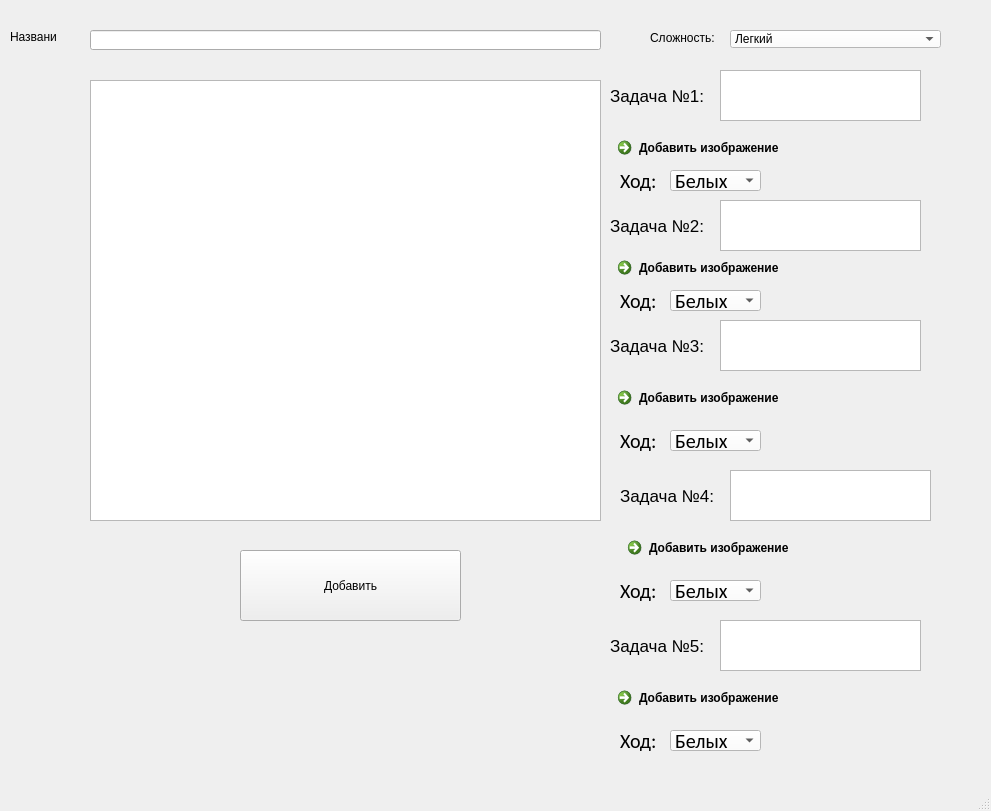
<?xml version="1.0" encoding="UTF-8"?>
<ui version="4.0">
 <class>MainWindow</class>
 <widget class="QMainWindow" name="MainWindow">
  <property name="geometry">
   <rect>
    <x>0</x>
    <y>0</y>
    <width>991</width>
    <height>811</height>
   </rect>
  </property>
  <property name="windowTitle">
   <string>MainWindow</string>
  </property>
  <widget class="QWidget" name="centralwidget">
   <widget class="QLineEdit" name="name">
    <property name="geometry">
     <rect>
      <x>90</x>
      <y>30</y>
      <width>511</width>
      <height>20</height>
     </rect>
    </property>
   </widget>
   <widget class="QLabel" name="label">
    <property name="geometry">
     <rect>
      <x>10</x>
      <y>30</y>
      <width>47</width>
      <height>13</height>
     </rect>
    </property>
    <property name="text">
     <string>Название</string>
    </property>
   </widget>
   <widget class="QTextEdit" name="info">
    <property name="geometry">
     <rect>
      <x>90</x>
      <y>80</y>
      <width>511</width>
      <height>441</height>
     </rect>
    </property>
   </widget>
   <widget class="QComboBox" name="diff">
    <property name="geometry">
     <rect>
      <x>730</x>
      <y>30</y>
      <width>211</width>
      <height>18</height>
     </rect>
    </property>
    <property name="font">
     <font>
      <family>Yu Gothic UI</family>
     </font>
    </property>
    <property name="styleSheet">
     <string notr="true">background-color: rgb(255, 255, 255);</string>
    </property>
    <item>
     <property name="text">
      <string>Легкий</string>
     </property>
    </item>
    <item>
     <property name="text">
      <string>Нормальный</string>
     </property>
    </item>
    <item>
     <property name="text">
      <string>Сложный</string>
     </property>
    </item>
   </widget>
   <widget class="QLabel" name="label_2">
    <property name="geometry">
     <rect>
      <x>650</x>
      <y>30</y>
      <width>71</width>
      <height>16</height>
     </rect>
    </property>
    <property name="text">
     <string>Сложность:</string>
    </property>
   </widget>
   <widget class="QTextEdit" name="xod1">
    <property name="enabled">
     <bool>true</bool>
    </property>
    <property name="geometry">
     <rect>
      <x>720</x>
      <y>70</y>
      <width>201</width>
      <height>51</height>
     </rect>
    </property>
    <property name="html">
     <string>&lt;!DOCTYPE HTML PUBLIC &quot;-//W3C//DTD HTML 4.0//EN&quot; &quot;http://www.w3.org/TR/REC-html40/strict.dtd&quot;&gt;
&lt;html&gt;&lt;head&gt;&lt;meta name=&quot;qrichtext&quot; content=&quot;1&quot; /&gt;&lt;style type=&quot;text/css&quot;&gt;
p, li { white-space: pre-wrap; }
&lt;/style&gt;&lt;/head&gt;&lt;body style=&quot; font-family:'MS Shell Dlg 2'; font-size:8.25pt; font-weight:400; font-style:normal;&quot;&gt;
&lt;p style=&quot;-qt-paragraph-type:empty; margin-top:0px; margin-bottom:0px; margin-left:0px; margin-right:0px; -qt-block-indent:0; text-indent:0px;&quot;&gt;&lt;br /&gt;&lt;/p&gt;&lt;/body&gt;&lt;/html&gt;</string>
    </property>
   </widget>
   <widget class="QCommandLinkButton" name="commandLinkButton">
    <property name="geometry">
     <rect>
      <x>610</x>
      <y>130</y>
      <width>261</width>
      <height>41</height>
     </rect>
    </property>
    <property name="text">
     <string>Добавить изображение</string>
    </property>
    <property name="icon">
     <iconset>
      <normaloff>plus.png</normaloff>plus.png</iconset>
    </property>
    <property name="iconSize">
     <size>
      <width>50</width>
      <height>50</height>
     </size>
    </property>
   </widget>
   <widget class="QLabel" name="label_3">
    <property name="geometry">
     <rect>
      <x>610</x>
      <y>80</y>
      <width>111</width>
      <height>31</height>
     </rect>
    </property>
    <property name="font">
     <font>
      <pointsize>13</pointsize>
     </font>
    </property>
    <property name="text">
     <string>Задача №1:</string>
    </property>
   </widget>
   <widget class="QTextEdit" name="xod2">
    <property name="enabled">
     <bool>true</bool>
    </property>
    <property name="geometry">
     <rect>
      <x>720</x>
      <y>200</y>
      <width>201</width>
      <height>51</height>
     </rect>
    </property>
    <property name="html">
     <string>&lt;!DOCTYPE HTML PUBLIC &quot;-//W3C//DTD HTML 4.0//EN&quot; &quot;http://www.w3.org/TR/REC-html40/strict.dtd&quot;&gt;
&lt;html&gt;&lt;head&gt;&lt;meta name=&quot;qrichtext&quot; content=&quot;1&quot; /&gt;&lt;style type=&quot;text/css&quot;&gt;
p, li { white-space: pre-wrap; }
&lt;/style&gt;&lt;/head&gt;&lt;body style=&quot; font-family:'MS Shell Dlg 2'; font-size:8.25pt; font-weight:400; font-style:normal;&quot;&gt;
&lt;p style=&quot;-qt-paragraph-type:empty; margin-top:0px; margin-bottom:0px; margin-left:0px; margin-right:0px; -qt-block-indent:0; text-indent:0px;&quot;&gt;&lt;br /&gt;&lt;/p&gt;&lt;/body&gt;&lt;/html&gt;</string>
    </property>
   </widget>
   <widget class="QLabel" name="label_4">
    <property name="geometry">
     <rect>
      <x>610</x>
      <y>210</y>
      <width>111</width>
      <height>31</height>
     </rect>
    </property>
    <property name="font">
     <font>
      <pointsize>13</pointsize>
     </font>
    </property>
    <property name="text">
     <string>Задача №2:</string>
    </property>
   </widget>
   <widget class="QCommandLinkButton" name="commandLinkButton_2">
    <property name="geometry">
     <rect>
      <x>610</x>
      <y>250</y>
      <width>261</width>
      <height>41</height>
     </rect>
    </property>
    <property name="text">
     <string>Добавить изображение</string>
    </property>
    <property name="icon">
     <iconset>
      <normaloff>plus.png</normaloff>plus.png</iconset>
    </property>
    <property name="iconSize">
     <size>
      <width>50</width>
      <height>50</height>
     </size>
    </property>
   </widget>
   <widget class="QTextEdit" name="xod3">
    <property name="enabled">
     <bool>true</bool>
    </property>
    <property name="geometry">
     <rect>
      <x>720</x>
      <y>320</y>
      <width>201</width>
      <height>51</height>
     </rect>
    </property>
    <property name="html">
     <string>&lt;!DOCTYPE HTML PUBLIC &quot;-//W3C//DTD HTML 4.0//EN&quot; &quot;http://www.w3.org/TR/REC-html40/strict.dtd&quot;&gt;
&lt;html&gt;&lt;head&gt;&lt;meta name=&quot;qrichtext&quot; content=&quot;1&quot; /&gt;&lt;style type=&quot;text/css&quot;&gt;
p, li { white-space: pre-wrap; }
&lt;/style&gt;&lt;/head&gt;&lt;body style=&quot; font-family:'MS Shell Dlg 2'; font-size:8.25pt; font-weight:400; font-style:normal;&quot;&gt;
&lt;p style=&quot;-qt-paragraph-type:empty; margin-top:0px; margin-bottom:0px; margin-left:0px; margin-right:0px; -qt-block-indent:0; text-indent:0px;&quot;&gt;&lt;br /&gt;&lt;/p&gt;&lt;/body&gt;&lt;/html&gt;</string>
    </property>
   </widget>
   <widget class="QLabel" name="label_5">
    <property name="geometry">
     <rect>
      <x>610</x>
      <y>330</y>
      <width>111</width>
      <height>31</height>
     </rect>
    </property>
    <property name="font">
     <font>
      <pointsize>13</pointsize>
     </font>
    </property>
    <property name="text">
     <string>Задача №3:</string>
    </property>
   </widget>
   <widget class="QCommandLinkButton" name="commandLinkButton_3">
    <property name="geometry">
     <rect>
      <x>610</x>
      <y>380</y>
      <width>261</width>
      <height>41</height>
     </rect>
    </property>
    <property name="text">
     <string>Добавить изображение</string>
    </property>
    <property name="icon">
     <iconset>
      <normaloff>plus.png</normaloff>plus.png</iconset>
    </property>
    <property name="iconSize">
     <size>
      <width>50</width>
      <height>50</height>
     </size>
    </property>
   </widget>
   <widget class="QTextEdit" name="xod4">
    <property name="enabled">
     <bool>true</bool>
    </property>
    <property name="geometry">
     <rect>
      <x>730</x>
      <y>470</y>
      <width>201</width>
      <height>51</height>
     </rect>
    </property>
    <property name="html">
     <string>&lt;!DOCTYPE HTML PUBLIC &quot;-//W3C//DTD HTML 4.0//EN&quot; &quot;http://www.w3.org/TR/REC-html40/strict.dtd&quot;&gt;
&lt;html&gt;&lt;head&gt;&lt;meta name=&quot;qrichtext&quot; content=&quot;1&quot; /&gt;&lt;style type=&quot;text/css&quot;&gt;
p, li { white-space: pre-wrap; }
&lt;/style&gt;&lt;/head&gt;&lt;body style=&quot; font-family:'MS Shell Dlg 2'; font-size:8.25pt; font-weight:400; font-style:normal;&quot;&gt;
&lt;p style=&quot;-qt-paragraph-type:empty; margin-top:0px; margin-bottom:0px; margin-left:0px; margin-right:0px; -qt-block-indent:0; text-indent:0px;&quot;&gt;&lt;br /&gt;&lt;/p&gt;&lt;/body&gt;&lt;/html&gt;</string>
    </property>
   </widget>
   <widget class="QLabel" name="label_6">
    <property name="geometry">
     <rect>
      <x>620</x>
      <y>480</y>
      <width>111</width>
      <height>31</height>
     </rect>
    </property>
    <property name="font">
     <font>
      <pointsize>13</pointsize>
     </font>
    </property>
    <property name="text">
     <string>Задача №4:</string>
    </property>
   </widget>
   <widget class="QTextEdit" name="xod5">
    <property name="enabled">
     <bool>true</bool>
    </property>
    <property name="geometry">
     <rect>
      <x>720</x>
      <y>620</y>
      <width>201</width>
      <height>51</height>
     </rect>
    </property>
    <property name="html">
     <string>&lt;!DOCTYPE HTML PUBLIC &quot;-//W3C//DTD HTML 4.0//EN&quot; &quot;http://www.w3.org/TR/REC-html40/strict.dtd&quot;&gt;
&lt;html&gt;&lt;head&gt;&lt;meta name=&quot;qrichtext&quot; content=&quot;1&quot; /&gt;&lt;style type=&quot;text/css&quot;&gt;
p, li { white-space: pre-wrap; }
&lt;/style&gt;&lt;/head&gt;&lt;body style=&quot; font-family:'MS Shell Dlg 2'; font-size:8.25pt; font-weight:400; font-style:normal;&quot;&gt;
&lt;p style=&quot;-qt-paragraph-type:empty; margin-top:0px; margin-bottom:0px; margin-left:0px; margin-right:0px; -qt-block-indent:0; text-indent:0px;&quot;&gt;&lt;br /&gt;&lt;/p&gt;&lt;/body&gt;&lt;/html&gt;</string>
    </property>
   </widget>
   <widget class="QLabel" name="label_7">
    <property name="geometry">
     <rect>
      <x>610</x>
      <y>630</y>
      <width>111</width>
      <height>31</height>
     </rect>
    </property>
    <property name="font">
     <font>
      <pointsize>13</pointsize>
     </font>
    </property>
    <property name="text">
     <string>Задача №5:</string>
    </property>
   </widget>
   <widget class="QCommandLinkButton" name="commandLinkButton_5">
    <property name="geometry">
     <rect>
      <x>610</x>
      <y>680</y>
      <width>261</width>
      <height>41</height>
     </rect>
    </property>
    <property name="text">
     <string>Добавить изображение</string>
    </property>
    <property name="icon">
     <iconset>
      <normaloff>plus.png</normaloff>plus.png</iconset>
    </property>
    <property name="iconSize">
     <size>
      <width>50</width>
      <height>50</height>
     </size>
    </property>
   </widget>
   <widget class="QCommandLinkButton" name="commandLinkButton_4">
    <property name="geometry">
     <rect>
      <x>620</x>
      <y>530</y>
      <width>261</width>
      <height>41</height>
     </rect>
    </property>
    <property name="text">
     <string>Добавить изображение</string>
    </property>
    <property name="icon">
     <iconset>
      <normaloff>plus.png</normaloff>plus.png</iconset>
    </property>
    <property name="iconSize">
     <size>
      <width>50</width>
      <height>50</height>
     </size>
    </property>
   </widget>
   <widget class="QPushButton" name="addbtn">
    <property name="geometry">
     <rect>
      <x>240</x>
      <y>550</y>
      <width>221</width>
      <height>71</height>
     </rect>
    </property>
    <property name="text">
     <string>Добавить</string>
    </property>
   </widget>
   <widget class="QComboBox" name="cheixod2">
    <property name="geometry">
     <rect>
      <x>670</x>
      <y>290</y>
      <width>91</width>
      <height>21</height>
     </rect>
    </property>
    <property name="font">
     <font>
      <family>Calibri</family>
      <pointsize>15</pointsize>
     </font>
    </property>
    <property name="styleSheet">
     <string notr="true">background-color: rgb(255, 255, 255);</string>
    </property>
    <item>
     <property name="text">
      <string>Белых</string>
     </property>
    </item>
    <item>
     <property name="text">
      <string>Черных</string>
     </property>
    </item>
   </widget>
   <widget class="QLabel" name="label_8">
    <property name="geometry">
     <rect>
      <x>620</x>
      <y>290</y>
      <width>47</width>
      <height>21</height>
     </rect>
    </property>
    <property name="font">
     <font>
      <family>Calibri</family>
      <pointsize>15</pointsize>
     </font>
    </property>
    <property name="text">
     <string>Ход:</string>
    </property>
   </widget>
   <widget class="QLabel" name="label_9">
    <property name="geometry">
     <rect>
      <x>620</x>
      <y>730</y>
      <width>47</width>
      <height>21</height>
     </rect>
    </property>
    <property name="font">
     <font>
      <family>Calibri</family>
      <pointsize>15</pointsize>
     </font>
    </property>
    <property name="text">
     <string>Ход:</string>
    </property>
   </widget>
   <widget class="QComboBox" name="cheixod5">
    <property name="geometry">
     <rect>
      <x>670</x>
      <y>730</y>
      <width>91</width>
      <height>21</height>
     </rect>
    </property>
    <property name="font">
     <font>
      <family>Calibri</family>
      <pointsize>15</pointsize>
     </font>
    </property>
    <property name="styleSheet">
     <string notr="true">background-color: rgb(255, 255, 255);</string>
    </property>
    <item>
     <property name="text">
      <string>Белых</string>
     </property>
    </item>
    <item>
     <property name="text">
      <string>Черных</string>
     </property>
    </item>
   </widget>
   <widget class="QLabel" name="label_10">
    <property name="geometry">
     <rect>
      <x>620</x>
      <y>170</y>
      <width>47</width>
      <height>21</height>
     </rect>
    </property>
    <property name="font">
     <font>
      <family>Calibri</family>
      <pointsize>15</pointsize>
     </font>
    </property>
    <property name="text">
     <string>Ход:</string>
    </property>
   </widget>
   <widget class="QComboBox" name="cheixod1">
    <property name="geometry">
     <rect>
      <x>670</x>
      <y>170</y>
      <width>91</width>
      <height>21</height>
     </rect>
    </property>
    <property name="font">
     <font>
      <family>Calibri</family>
      <pointsize>15</pointsize>
     </font>
    </property>
    <property name="styleSheet">
     <string notr="true">background-color: rgb(255, 255, 255);</string>
    </property>
    <item>
     <property name="text">
      <string>Белых</string>
     </property>
    </item>
    <item>
     <property name="text">
      <string>Черных</string>
     </property>
    </item>
   </widget>
   <widget class="QLabel" name="label_11">
    <property name="geometry">
     <rect>
      <x>620</x>
      <y>580</y>
      <width>47</width>
      <height>21</height>
     </rect>
    </property>
    <property name="font">
     <font>
      <family>Calibri</family>
      <pointsize>15</pointsize>
     </font>
    </property>
    <property name="text">
     <string>Ход:</string>
    </property>
   </widget>
   <widget class="QComboBox" name="cheixod4">
    <property name="geometry">
     <rect>
      <x>670</x>
      <y>580</y>
      <width>91</width>
      <height>21</height>
     </rect>
    </property>
    <property name="font">
     <font>
      <family>Calibri</family>
      <pointsize>15</pointsize>
     </font>
    </property>
    <property name="styleSheet">
     <string notr="true">background-color: rgb(255, 255, 255);</string>
    </property>
    <item>
     <property name="text">
      <string>Белых</string>
     </property>
    </item>
    <item>
     <property name="text">
      <string>Черных</string>
     </property>
    </item>
   </widget>
   <widget class="QLabel" name="label_12">
    <property name="geometry">
     <rect>
      <x>620</x>
      <y>430</y>
      <width>47</width>
      <height>21</height>
     </rect>
    </property>
    <property name="font">
     <font>
      <family>Calibri</family>
      <pointsize>15</pointsize>
     </font>
    </property>
    <property name="text">
     <string>Ход:</string>
    </property>
   </widget>
   <widget class="QComboBox" name="cheixod3">
    <property name="geometry">
     <rect>
      <x>670</x>
      <y>430</y>
      <width>91</width>
      <height>21</height>
     </rect>
    </property>
    <property name="font">
     <font>
      <family>Calibri</family>
      <pointsize>15</pointsize>
     </font>
    </property>
    <property name="styleSheet">
     <string notr="true">background-color: rgb(255, 255, 255);</string>
    </property>
    <item>
     <property name="text">
      <string>Белых</string>
     </property>
    </item>
    <item>
     <property name="text">
      <string>Черных</string>
     </property>
    </item>
   </widget>
  </widget>
  <widget class="QMenuBar" name="menubar">
   <property name="geometry">
    <rect>
     <x>0</x>
     <y>0</y>
     <width>991</width>
     <height>21</height>
    </rect>
   </property>
  </widget>
  <widget class="QStatusBar" name="statusbar"/>
 </widget>
 <resources/>
 <connections/>
</ui>
